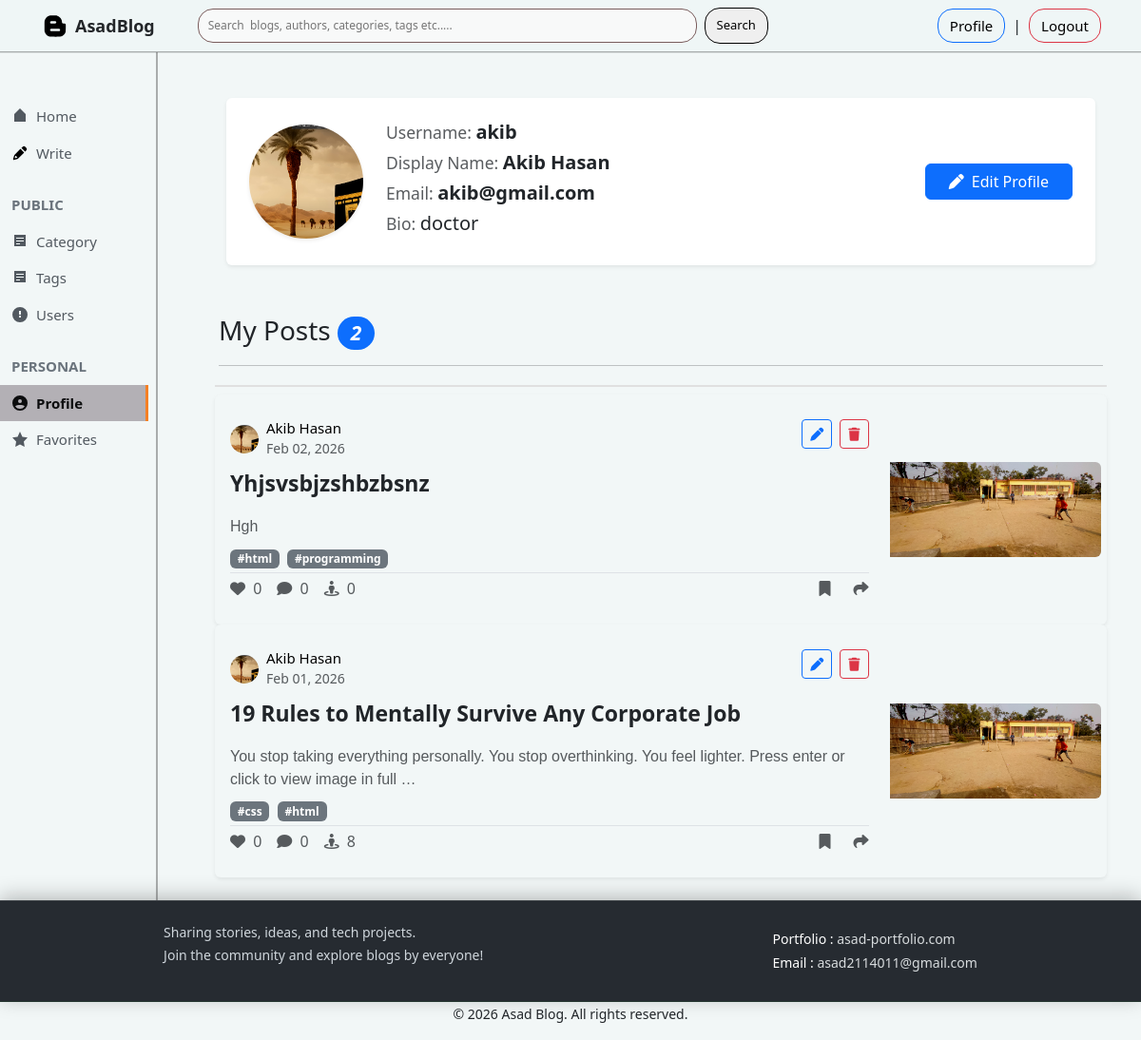
Screenshot of /author/profile/ (signed in) with the database file from the repository.
### author/models.py (models this page shows, shortened)
class Author(models.Model):
    user=models.OneToOneField(User,on_delete=models.CASCADE,related_name="author_profile")
    name=models.CharField(max_length=100)
    slug=models.SlugField(max_length=120,unique=True,blank=True)
    bio=models.TextField()
    email=models.EmailField(max_length=100)
    profile_image=models.ImageField(upload_to='authors/',blank=True,null=True)
    created_at=models.DateTimeField(auto_now_add=True)

### posts/models.py (models this page shows, shortened)
class Post(models.Model):
    title=models.CharField(max_length=200)
    slug=models.SlugField(max_length=250,unique=True,blank=True)
    content=HTMLField()
    post_image=models.ImageField(upload_to='posts/',blank=True,null=True)
    view_count=models.PositiveIntegerField(default=0)
    catagory=models.ForeignKey(catagory,on_delete=models.PROTECT,related_name='posts')
    author=models.ForeignKey(Author,on_delete=models.CASCADE,related_name='posts')
    tags=models.ManyToManyField(Tag,blank=True,related_name='posts')
    created_at=models.DateTimeField(auto_now_add=True)
    updated_at=models.DateTimeField(auto_now=True)
    class Meta:
        ordering=['-created_at']

### catagories/models.py (models this page shows, shortened)
class Tag(models.Model):
    name=models.CharField(max_length=50,unique=True)
    slug=models.SlugField(max_length=60,unique=True,blank=True)
    created_at=models.DateTimeField(auto_now_add=True)
    class Meta:
        ordering=['name']

### author/views.py (the view)
# urls.py: path('profile/',views.profile,name="profile"),
@login_required
def profile(request):
    author=get_object_or_404(Author,user=request.user)
    data=Post.objects.filter(author=author)
    return render(request,'profile.html',{'data':data,'author':author})

### author/templates/profile.html (shortened to what this page needs)
{% extends 'base.html' %}
{% load crispy_forms_tags %}
{% block content %}
<div class="container-fluid px-3 px-md-4 mt-4">
    <div class="card mb-4 shadow-sm border-0">
        <div class="card-body p-3 p-md-4">
            <div class="row align-items-center">
                <div class="col-12 col-md-auto text-center text-md-start mb-3 mb-md-0">
                    {% if author.profile_image %}
                    <img src="{{ author.profile_image.url }}" alt="{{ author.name }}" class="rounded-circle shadow-sm"
                        style="width: 120px; height: 120px; object-fit: cover;">
                    {% else %}
                    <div class="rounded-circle bg-primary text-white d-inline-flex align-items-center justify-content-center shadow-sm"
                        style="width: 120px; height: 120px; font-size: 48px; font-weight: bold;">
                        {{ author.name|first|upper }}
                    </div>
                    {% endif %}
                </div>
                <div class="col-12 col-md">
                    <div class="profile-info">
                        <h5 class="mb-2">
                            <span class="text-muted small d-inline">Username: </span>
                            <span class="fw-semibold d-inline">{{ author.user.username }}</span>
                        </h5>
                        <h5 class="mb-2">
                            <span class="text-muted small d-inline">Display Name: </span>
                            <span class="fw-semibold d-inline">{{ author.name }}</span>
                        </h5>
                        <h5 class="mb-2">
                            <span class="text-muted small d-inline">Email: </span>
                            <span class="fw-semibold d-inline">{{ author.email }}</span>
                        </h5>
                        <h5 class="mb-2">
                            <span class="text-muted  small d-inline">Bio: </span>
                            <span class="mb-0 d-inline">{{ author.bio|default:"No bio available" }}</span>
                        </h5>
                    </div>
                </div>
                <div class="col-12 col-md-auto text-center text-md-end mt-3 mt-md-0">
                    <a class="btn btn-primary px-4" href="{% url 'edit_profile' %}">
                        <i class="fa-solid fa-pen me-2"></i>Edit Profile
                    </a>
                </div>
            </div>
        </div>
    </div>
</div>
<div class="home-container m-0">
    <div class="container-fluid py-4">
        <div class="row">
            <div class="col-12">
                <div class="header mb-2 p-1"
                    style="background-color: #f2f7f7;border-bottom: 2px solid #e0e0e0; padding: 15px 0;">
                    <h3> My Posts <i class="badge bg-primary rounded-pill">{{data.count}}</i></h3>
                    <hr>
                </div>
                {% for post in data %}
                <div class="card shadow-sm border-0 post-card" style="padding: 10px 0px; background-color: #f2f7f7;">
                    <div class="row g-0">
                        {% if post.post_image %}
                        <div class="col-md-9">
                            {% else %}
                            <div class="col-md-12">
                                {% endif %}
                                <div class="card-body p-3">
                                    <div class="post-header d-flex justify-content-between">
                                        <div class="d-flex align-items-center mb-2">
                                            {% if post.author.profile_image %}
                                            <img src="{{ post.author.profile_image.url }}" class="rounded-circle me-2"
                                                alt="{{ post.author.name }}" width="30" height="30"
                                                style="object-fit: cover;">
                                            {% else %}
                                            <div class="rounded-circle bg-primary text-white d-flex align-items-center justify-content-center me-2"
                                                style="width: 30px; height: 30px; font-weight: bold;">
                                                {{ post.author.name|first|upper }}
                                            </div>
                                            {% endif %}
                                            <div>
                                                <a href="#" style="text-decoration: none; color: black;">
                                                    <h6 class="mb-0" style="font-size: 15px;">{{ post.author.name }}
                                                    </h6>
                                                </a>
                                                <small class="text-muted">
                                                    {{post.created_at|date:'M d, Y'}}
                                                </small>
                                            </div>
                                        </div>
                                        <div class="d-flex gap-2 ms-auto ms-sm-0" style="height: fit-content;" >
                                            <a href="{% url 'edit_post' post.id %}" class="btn btn-sm btn-outline-primary">
                                                <i class="fa-solid fa-pen d-inline"></i>
                                            </a>
                                            <a href="{% url 'delete_post' post.id %}" class="btn btn-sm btn-outline-danger">
                                                <i class="fa-solid fa-trash d-inline"></i>
                                            </a>
                                        </div>
                                    </div>
                                    <div class=" mb-2">
                                        <div class="d-flex align-items-center justify-content-between gap-1 ">
                                            <a href="#" class="text-decoration-none text-dark card-title "
                                                style="font-size: 23px; font-weight: bold;">
                                                {{ post.title }}
                                            </a>
                                        </div>
                                    </div>
                                    <p class="card-text text-muted mb-2"
                                        style="font-family: Arial, Helvetica, sans-serif;">
                                        {{post.content|truncatewords:20}}
                                    </p>
                                    <div class="mb-1">
                                        {% for tag in post.tags.all %}
                                        <span class="badge bg-secondary me-1">#{{ tag.name }}</span>
                                        {% endfor %}
                                    </div>
                                    <div class="d-flex justify-content-between align-items-center pt-1 border-top">
                                        <div class="d-flex gap-3">
                                            <a href="#" class="text-decoration-none text-muted interaction-link">
                                                <i class="fa-solid fa-heart"></i>
                                                <span class="ms-1">{{ post.likes.count }}</span>
                                            </a>
                                            <a href="#" class="text-decoration-none text-muted interaction-link">
                                                <i class="fa-solid fa-comment"></i>
                                                <span class="ms-1">{{ post.comments.count }}</span>
                                            </a>
                                            <span class="text-muted">
                                                <i class="fa-solid fa-street-view"></i>
                                                <span class="ms-1">{{ post.view_count }}</span>
                                            </span>
                                        </div>
                                        <div class="d-flex gap-4">
                                            <a href="#" class="text-decoration-none text-muted interaction-link">
                                                <i class="fa-solid fa-bookmark"></i>
                                            </a>
                                            <a href="#" class="text-decoration-none text-muted interaction-link">
                                                <i class="fa-solid fa-share"></i>
                                            </a>
                                        </div>
                                    </div>
                                </div>
                            </div>
                            {% if post.post_image %}
                            <div class="col-md-3 d-flex align-items-center justify-content-center post_image_lg">
                                <img src="{{ post.post_image.url }}" class="img-fluid rounded-end  object-fit-cover"
                                    alt="No image" style="max-height: 100px; min-height: 100px;">
                            </div>
                            {% endif %}
                        </div>
                    </div>
                    {% empty %}
                    <div class="text-center py-5">
                        <p class="text-muted">No posts available{% if selected_category %} in this category{% endif %}.
                        </p>
                    </div>
                    {% endfor %}
                </div>
            </div>
        </div>
    </div>
</div>
{% endblock %}

### static/css/base.css (style rules this page uses)
html { overflow-y: scroll; }
body { background-color: #f2f7f7; margin: 0; display: flex; flex-direction: column; min-height: 100vh; }

### static/css/home.css (style rules this page uses)
.post-card { transition: transform 0.2s, box-shadow 0.2s; }
.object-fit-cover { object-fit: cover; }

### rows the page displays
Author: profile_image (picture), user.username "akib", name "Akib Hasan", email "akib@gmail.com", bio "doctor"
Post: author.profile_image (picture), author.name "Akib Hasan", created_at "Feb 02, 2026", title "Yhjsvsbjzshbzbsnz", content "Hgh", likes.count "0", comments.count "0", view_count "0", post_image (picture)
Tag: name "html"
Tag: name "programming"
Post: author.profile_image (picture), author.name "Akib Hasan", created_at "Feb 01, 2026", title "19 Rules to Mentally Survive Any Corporate Job", content "You stop taking everything personally. You stop overthinking. You feel lighter. Press enter or click to view image in full …", likes.count "0", comments.count "0", view_count "8", post_image (picture)
Tag: name "css"

### other values shown
{{ data.count }} "2"
